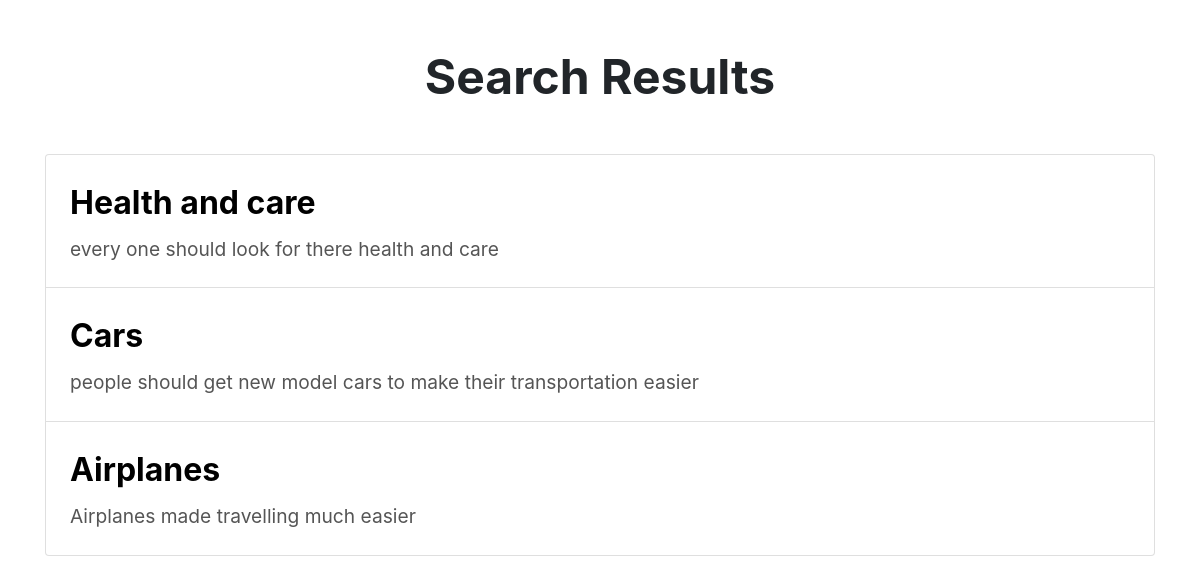
Screenshot of /search with the database file from the repository.
### tables this page shows
CREATE TABLE posts (
            id INTEGER PRIMARY KEY AUTOINCREMENT,
            author_id INTEGER NOT NULL,
            title TEXT NOT NULL,
            content TEXT NOT NULL,
            likes INTEGER DEFAULT 0,     
            created_at TIMESTAMP DEFAULT CURRENT_TIMESTAMP,
            file_url TEXT,
            FOREIGN KEY (author_id) REFERENCES users(id)
        );

### project.py (the view)
@app.route('/search', methods=['GET'])
def search_posts():
    query = request.args.get('query', '')
    posts = db.search_posts(query)
    return render_template('search_results.html', posts=posts)

### db.py (called while the page is built)
def get_db_connection():
    conn = sqlite3.connect('project.db')
    conn.row_factory = sqlite3.Row
    return conn

def search_posts(query):
    conn = get_db_connection()
    posts = conn.execute('SELECT * FROM posts WHERE title LIKE ? OR content LIKE ?', ('%' + query + '%', '%' + query + '%')).fetchall()
    conn.close()
    return posts

### templates/search_results.html (shortened to what this page needs)
<!doctype html>
<html lang="en">
<head>
    <link href="https://stackpath.bootstrapcdn.com/bootstrap/4.5.2/css/bootstrap.min.css" rel="stylesheet">
</head>
<body>
    <div class="container mt-5">
        <h1 class="mb-5">Search Results</h1>
        <ul class="list-group">
            {% for post in posts %}
            <li class="list-group-item">
                <div class="post-title">{{ post.title }}</div>
                <div class="post-content">{{ post.content }}</div>
            </li>
            {% else %}
            <li class="list-group-item no-results">No results found</li>
            {% endfor %}
        </ul>
    </div>
</body>
</html>

### templates/search_results.html (style rules this page uses)
h1 { font-size: 3rem; font-weight: bold; text-align: center; margin-bottom: 2rem; }
.list-group-item { padding: 1.5rem; font-size: 1.2rem; }
.post-title { font-size: 2rem; font-weight: bold; color: #000; margin-bottom: 0.5rem; }
.post-content { font-size: 1.2rem; color: #555; }

### rows the page displays
posts: title "Health and care", content "every one should look for there health and care"
posts: title "Cars", content "people should get new model cars to make their transportation easier"
posts: title "Airplanes", content "Airplanes made travelling much easier"
